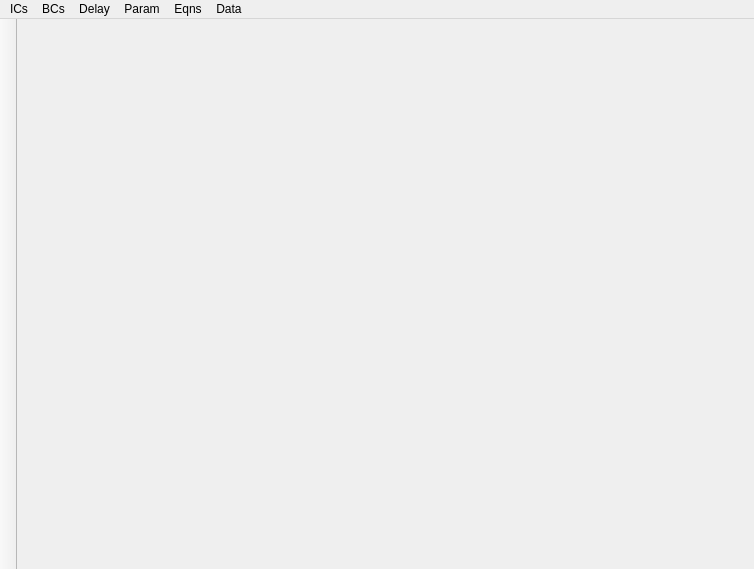
<?xml version="1.0" encoding="UTF-8"?>
<ui version="4.0">
 <class>xppMainWindow</class>
 <widget class="QMainWindow" name="xppMainWindow">
  <property name="geometry">
   <rect>
    <x>0</x>
    <y>0</y>
    <width>754</width>
    <height>569</height>
   </rect>
  </property>
  <property name="windowTitle">
   <string>MainWindow</string>
  </property>
  <widget class="QWidget" name="centralWidget">
   <layout class="QGridLayout" name="gridLayout">
    <item row="0" column="0">
     <widget class="QCustomPlot" name="plottWidget" native="true">
      <property name="autoFillBackground">
       <bool>true</bool>
      </property>
     </widget>
    </item>
   </layout>
  </widget>
  <widget class="QMenuBar" name="menuBar">
   <property name="geometry">
    <rect>
     <x>0</x>
     <y>0</y>
     <width>754</width>
     <height>25</height>
    </rect>
   </property>
   <widget class="QMenu" name="menuICs">
    <property name="title">
     <string>ICs</string>
    </property>
   </widget>
   <widget class="QMenu" name="menuBCs">
    <property name="title">
     <string>BCs</string>
    </property>
   </widget>
   <widget class="QMenu" name="menuDelay">
    <property name="title">
     <string>Delay</string>
    </property>
   </widget>
   <widget class="QMenu" name="menuParam">
    <property name="title">
     <string>Param</string>
    </property>
   </widget>
   <widget class="QMenu" name="menuEqns">
    <property name="title">
     <string>Eqns</string>
    </property>
   </widget>
   <widget class="QMenu" name="menuData">
    <property name="title">
     <string>Data</string>
    </property>
   </widget>
   <addaction name="menuICs"/>
   <addaction name="menuBCs"/>
   <addaction name="menuDelay"/>
   <addaction name="menuParam"/>
   <addaction name="menuEqns"/>
   <addaction name="menuData"/>
  </widget>
  <widget class="QToolBar" name="toolBar">
   <property name="windowTitle">
    <string>toolBar</string>
   </property>
   <property name="movable">
    <bool>false</bool>
   </property>
   <property name="floatable">
    <bool>false</bool>
   </property>
   <attribute name="toolBarArea">
    <enum>LeftToolBarArea</enum>
   </attribute>
   <attribute name="toolBarBreak">
    <bool>false</bool>
   </attribute>
  </widget>
 </widget>
 <layoutdefault spacing="6" margin="11"/>
 <customwidgets>
  <customwidget>
   <class>QCustomPlot</class>
   <extends>QWidget</extends>
   <header>qcustomplot.h</header>
   <container>1</container>
  </customwidget>
 </customwidgets>
 <resources/>
 <connections/>
</ui>
